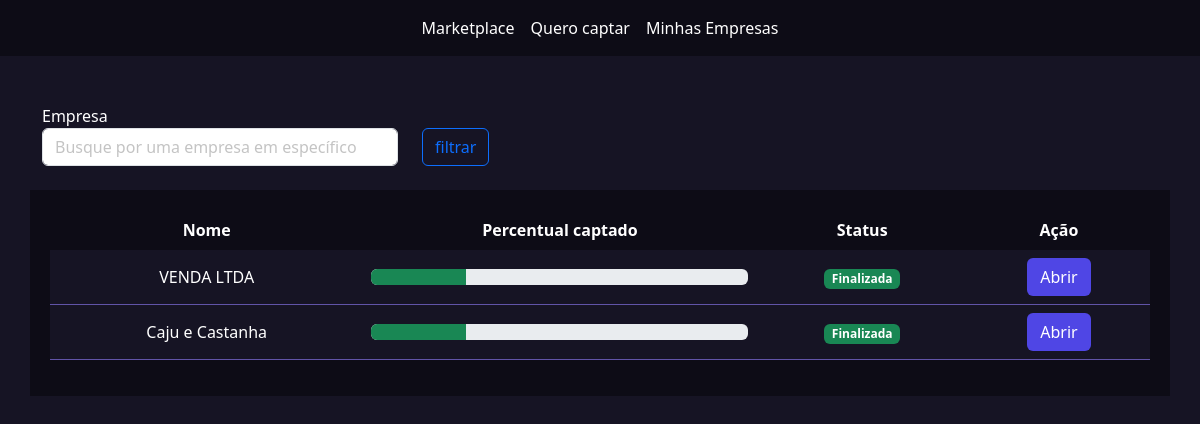
Screenshot of /empresarios/listar_empresas/ (signed in) with the database file from the repository.
### empresarios/models.py (models this page shows, shortened)
class Empresa(models.Model):
    tempo_existencia_choices = (
        ('-6', 'Menos de 6 meses'),
        ('+6', 'Mais de 6 meses'),
        ('+1', 'Mais de 1 ano'),
        ('+5', 'Mais de 5 anos')
    )
    estagio_choices = (
        ('I', 'Tenho apenas uma idea'),
        ('MVP', 'Possuo um MVP'),
        ('MVPP', 'Possuo um MVP com clientes pagantes'),
        ('E', 'Empresa pronta para escalar'),
    )
    area_choices = (
        ('ED', 'Ed-tech'),
        ('FT', 'Fintech'),
        ('AT', 'Agrotech'),
    )
    user = models.ForeignKey(User, on_delete=models.DO_NOTHING)
    nome = models.CharField(max_length=50)
    cnpj = models.CharField(max_length=30)
    site = models.URLField()
    tempo_existencia = models.CharField(
        max_length=2, choices=tempo_existencia_choices, default='-6')
    descricao = models.TextField()
    data_final_captacao = models.DateField()
    percentual_equity = models.IntegerField()  # Percentual esperado
    estagio = models.CharField(
        max_length=4, choices=estagio_choices, default='I')
    area = models.CharField(max_length=3, choices=area_choices)
    publico_alvo = models.CharField(max_length=3)
    valor = models.DecimalField(max_digits=9, decimal_places=2)
    pitch = models.FileField(upload_to='pitchs')
    logo = models.FileField(upload_to='logo')
    @property
    def status(self):
        if date.today() > self.data_final_captacao:
            return mark_safe('<span class="badge bg-success">Finalizada</span>')
        else:
            return mark_safe('<span class="badge bg-primary">Em andamento</span>')

### empresarios/views.py (the view)
# urls.py: path('listar_empresas/', views.listar_empresas, name='listar_empresas'),
def listar_empresas(request):
    if not request.user.is_authenticated:
        return redirect('/usuarios/logar')
    if request.method == 'GET':
        nome_empresa = request.GET.get('empresa')
        empresas = Empresa.objects.filter(user=request.user)
        if nome_empresa:
            empresas = empresas.filter(nome__icontains=nome_empresa)
        return render(request, 'listar_empresas.html', {'empresas': empresas, 'nome_empresa': nome_empresa})

### empresarios/templates/listar_empresas.html (shortened to what this page needs)
{% extends "base.html" %}
{% load static %}
{% block 'head' %}
<link rel="stylesheet" href="{% static 'empresarios/css/listar_empresas.css' %}">
<link rel="stylesheet" href="{% static 'usuarios/css/usuarios.css' %}">
{% endblock 'head' %}
{% block 'body' %}
    {% include "partials/barra_navegacao.html" %}
    <br><br>
    <div class="container">
        <div class="row">
            <div class="col-md-4">
                <form action="{% url 'listar_empresas' %}" method="GET">
                <label>Empresa</label>
                <input type="text" name="empresa" class="form-control" placeholder="Busque por uma empresa em específico" {% if nome_empresa %}value="{{ nome_empresa }}" {% endif %}>
            </div>
            <div class="col-md">
                <br>
                <input type="submit" value="filtrar" class="btn btn-outline-primary">
            </div>
        </div>
    </div>
    <br>
    <div class="container dark-color container_empresas">
        <table class="table">
            <thead >
              <tr class="cabecalho" style="background-color: transparent !important;">
                <th class="cabecalho" scope="col">Nome</th>
                <th class="cabecalho" scope="col">Percentual captado</th>
                <th class="cabecalho" scope="col">Status</th>
                <th class="cabecalho" scope="col">Ação</th>
              </tr>
            </thead>
            <tbody>
                {% for empresa in empresas %}
                <tr class="linha">
                    <td class="linha">{{ empresa.nome }}</td>
                    <td class="linha">
                        <div class="progress">
                            <div class="progress-bar bg-success" role="progressbar" style="width: 25%" aria-valuenow="{{ empresa.percentual_equity }}" aria-valuemin="0" aria-valuemax="100"></div>
                        </div>
                    </td>
                    <td class="linha">{{ empresa.status }}</td>
                    <td class="linha"><a href="{% url 'empresa' id=empresa.id %}" class="btn btn-indigo-normal">Abrir</a></td>
                </tr>
                {% endfor %}
            </tbody>
          </table>
    </div>
{% endblock 'body' %}

### templates/static/geral/css/base.css (style rules this page uses)
:root { --main-color: #161424; --dark-color: #0D0C16; --contrast-color: #4F46E5; }
body { color: white !important; background-color: var(--main-color) !important; }
.dark-color { background-color: var(--dark-color); color: white !important; }

### templates/static/empresarios/css/listar_empresas.css (style rules this page uses)
.container_empresas { padding: 20px; }
.table { border-collapse: collapse !important; width: 100%; }
.cabecalho { background-color: transparent !important; border: none; color: white !important; text-align: center; }
.linha { vertical-align: middle; padding: 24px; text-align: center; background-color: var(--main-color) !important; color: white !important; border-bottom: 1px solid #6154a8; }
th { background-color: var; }

### templates/static/usuarios/css/usuarios.css (style rules this page uses)
.btn-indigo-normal { background-color: var(--contrast-color); color: white; }

### rows the page displays
Empresa: nome "VENDA LTDA", status "Finalizada"
Empresa: nome "Caju e Castanha", status "Finalizada"
